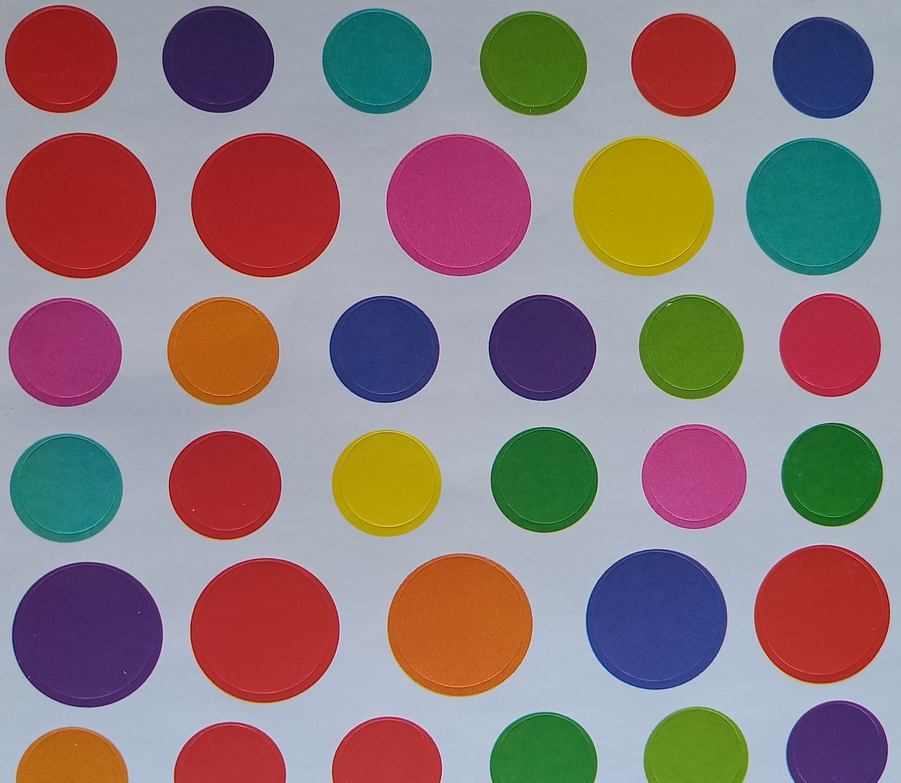
#> input picture Practica 2/Circulos.png, 901 x 783 px, shrunk from 2312 x 2010 before the run
$ jupyter execute Ejercicio_ContarCirculos.ipynb
#> lines starting #> are read from the running program, lines starting #| are printed output that depends on the picture; after the words box and inside, x2 and y2 are one past the last pixel; in counts of white or black regions, pixels touching at a corner belong together
# Ejercicio: Obtener número de elementos de una imagen

Para resolver el ejercicio hay que rellenar el código que falta en las celdas correspondientes. Responda también las preguntas del ejercicio.

## Importa las librerías opencv, numpy y matplotlib

[cell 1]
# Importa opencv
# Importa numpy
# Importa matplotlib
import cv2 as cv
import numpy as np
import matplotlib.pyplot as plt

## Lee y visualiza la imagen Circulos.png (imagen a color)

[cell 2]
# Lee imagen
imgBGR = cv.imread('Circulos.png')
#> imgBGR is the input picture: shape (783, 901, 3); mean B, G, R 126.1, 124.2, 143.7
imgRGB = cv.cvtColor(imgBGR, cv.COLOR_BGR2RGB)
# Visualiza imagen
plt.figure()
plt.title("Imagen en BGR")
plt.imshow(imgBGR)
plt.figure()
plt.title("Imagen en RGB")
plt.imshow(imgRGB)

# Selecciona un canal para segmentar los círculos y trozos de círculo

Elige qué espacio de color y canal es el más adecuado para crear una máscara de estos elementos. Prueba con los espacios de color RGB y YUV. También con el espacio de color HSV (_Hue, Saturation, Value_; Matiz, Saturación, Valor). Para cambiar de espacio de color usa la función de OpenCV [cv.cvtColor](https://docs.opencv.org/4.x/d8/d01/group__imgproc__color__conversions.html#ga397ae87e1288a81d2363b61574eb8cab). Puede resultarte útil construir una figura con la imagen a color y los tres canales, y en otra figura visualizar la máscara al segmentar con Otsu un determinado canal.

[cell 3]
# Espacio de color RGB
imgB = imgBGR[:,:,0]
imgG = imgBGR[:,:,1]
imgR = imgBGR[:,:,2]

fig, axs = plt.subplots(2, 2)
axs[0,0].imshow(imgRGB)
axs[0,0].set(title = 'Espacio de color RGB')
axs[0,1].imshow(imgR, cmap='gray')
axs[0,1].set(title = 'Canal rojo')
axs[1,0].imshow(imgG, cmap='gray')
axs[1,0].set(title = 'Canal verde')
axs[1,1].imshow(imgB, cmap='gray')
axs[1,1].set(title = 'Canal azul')
fig.tight_layout()

[cell 4]
#El canal donde se ven mejor todos los circulos es el azul
canal_RGB = imgB # Canal a segmentar
ret_RGB,mask_RGB = cv.threshold(canal_RGB,0,255,cv.THRESH_BINARY+cv.THRESH_OTSU) # Segmentación de Otsu
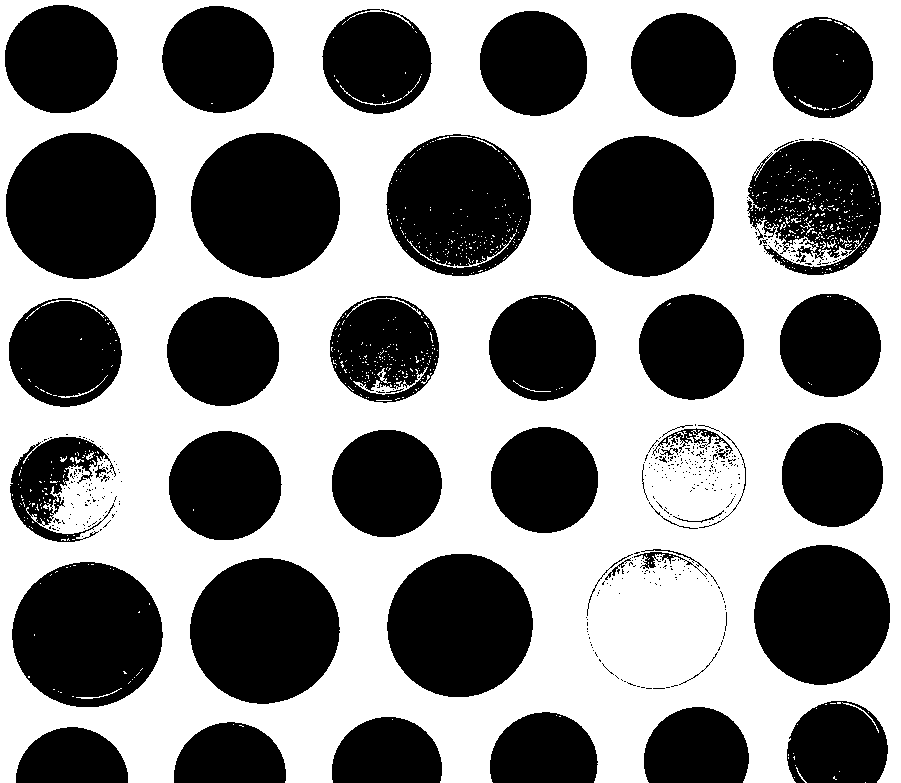
#> mask_RGB: shape (783, 901); 53.5% white; 437 black regions (382 under 20 px), largest, box (x1, y1, x2, y2) and area: (6, 133, 156, 279) 17299, (190, 558, 340, 704) 17051, (12, 562, 163, 707) 17021
#> ret_RGB = 121
plt.imshow(mask_RGB, cmap='gray')

[cell 5]
# Espacio de color YUV
imgYUV = cv.cvtColor(imgBGR, cv.COLOR_BGR2YUV)
#> imgYUV: shape (783, 901, 3); mean of channels 0, 1, 2 130.2, 126, 139.8
imgY = imgYUV[:,:,0] #Luminancia de la imagen
imgU = imgYUV[:,:,1] #Crominancia azul - diferencia
imgV = imgYUV[:,:,2] #Crominancia rojo - diferencia

fig, axs = plt.subplots(2, 2)
axs[0,0].imshow(imgYUV)
axs[0,0].set(title = 'Espacio de color YUV')
axs[0,1].imshow(imgY, cmap='gray')
axs[0,1].set(title = 'Canal Y-Luma')
axs[1,0].imshow(imgU, cmap='gray')
axs[1,0].set(title = 'Canal Croma U')
axs[1,1].imshow(imgV, cmap='gray')
axs[1,1].set(title = 'Canal Croma V')
fig.tight_layout()

[cell 6]
#El canal donde mejor se aprecian los circulos es el Y
canal_YUV = imgYUV[:,:,0] # Canal a segmentar
ret_YUB,mask_YUV = cv.threshold(canal_YUV,0,255,cv.THRESH_BINARY+cv.THRESH_OTSU) # Segmentación de Otsu
#> mask_YUV: shape (783, 901); 52.7% white; 82 black regions (45 under 20 px), largest, box (x1, y1, x2, y2) and area: (12, 562, 163, 708) 17289, (6, 133, 156, 279) 17242, (190, 558, 340, 703) 16968
#> ret_YUB = 127
plt.imshow(mask_YUV, cmap='gray')

[cell 7]
# Espacio de color HSV
imgHSV = cv.cvtColor(imgBGR, cv.COLOR_BGR2HSV)
#> imgHSV: shape (783, 901, 3); mean H, S, V 90.6, 110.5, 167.4
imgH = imgHSV[:,:,0] #Matiz
imgS = imgHSV[:,:,1] #Saturacion
imgV_HSV = imgHSV[:,:,2] #Valor de brillo

fig, axs = plt.subplots(2, 2)
axs[0,0].imshow(imgHSV)
axs[0,0].set(title = 'Espacio de color HSV')
axs[0,1].imshow(imgH, cmap='gray')
axs[0,1].set(title = 'Canal Matiz')
axs[1,0].imshow(imgS, cmap='gray')
axs[1,0].set(title = 'Canal Saturación')
axs[1,1].imshow(imgV_HSV, cmap='gray')
axs[1,1].set(title = 'Canal Valor')
fig.tight_layout()

[cell 8]
#El canal donde mejor se aprecian los circulos es el de saturacion
canal_HSV = imgHSV[:,:,1] # Canal a segmentar
ret_HSV,mask_HSV = cv.threshold(canal_HSV,0,255,cv.THRESH_BINARY+cv.THRESH_OTSU) # Segmentación de Otsu
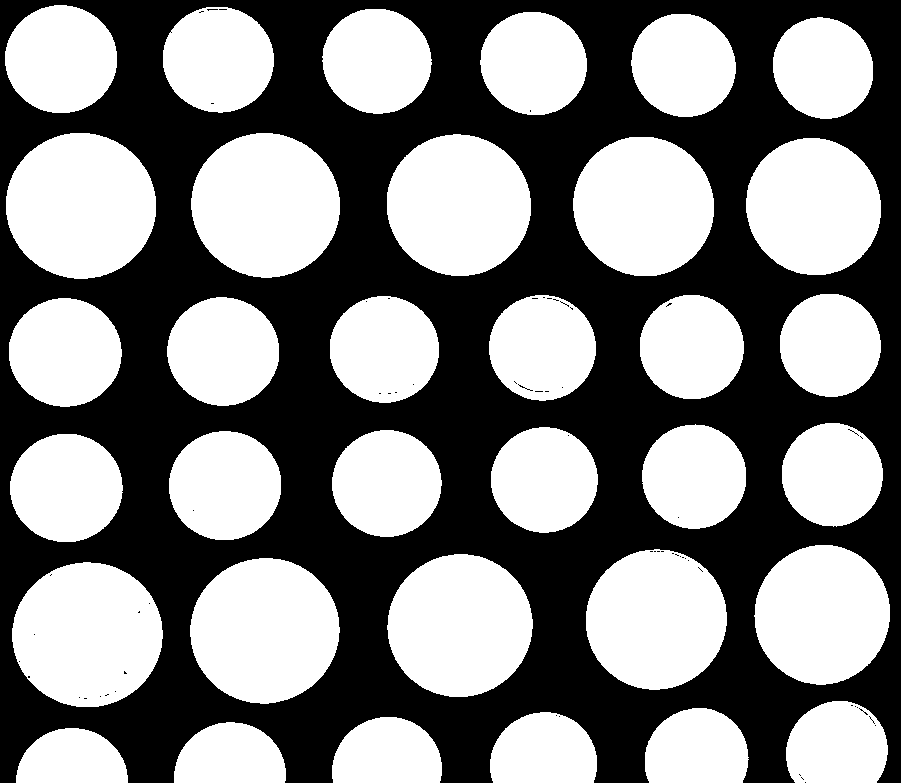
#> mask_HSV: shape (783, 901); 50.8% white; 63 black regions (62 under 20 px), largest, box (x1, y1, x2, y2) and area: (0, 0, 901, 783) 347192
#> ret_HSV = 109
plt.imshow(mask_HSV, cmap='gray')

**¿Qué canal da mejores resultados?**

Para los siguientes apartados hay que ejecutar la celda con el canal elegido para que la variable _mask_ sea correcta.

## Obtén el número de elementos

Para realizar este procesado vamos a utilizar la función de opencv [_connectedComponentsWithStats_](https://docs.opencv.org/4.x/d3/dc0/group__imgproc__shape.html#ga107a78bf7cd25dec05fb4dfc5c9e765f). Esta función permite etiquetar con la misma etiqueta los píxeles contiguos con el mismo valor.

_Connectivity=8_ permite conectar píxeles en horizontal, vertical y diagonal.

[cell 9]
n_labels_RGB, labels_RGB, stats_RGB, centroids_RGB = cv.connectedComponentsWithStats(mask_RGB, connectivity=8)
#> labels_RGB: shape (783, 901) int32; 812 distinct labels, from 0 to 811
#> n_labels_RGB = 812; stats_RGB = 812 rows, first 6: [5, 5, 885, 778, 328228], [0, 0, 901, 783, 373762], [819, 19, 13, 2, 17], [342, 21, 4, 4, 4], [834, 21, 9, 4, 14], [796, 24, 6, 4, 9]; centroids_RGB = 812 pairs, first value 12 to 878, second value 19.29 to 782
n_labels_YUV, labels_YUV, stats_YUV, centroids_YUV = cv.connectedComponentsWithStats(mask_YUV, connectivity=8)
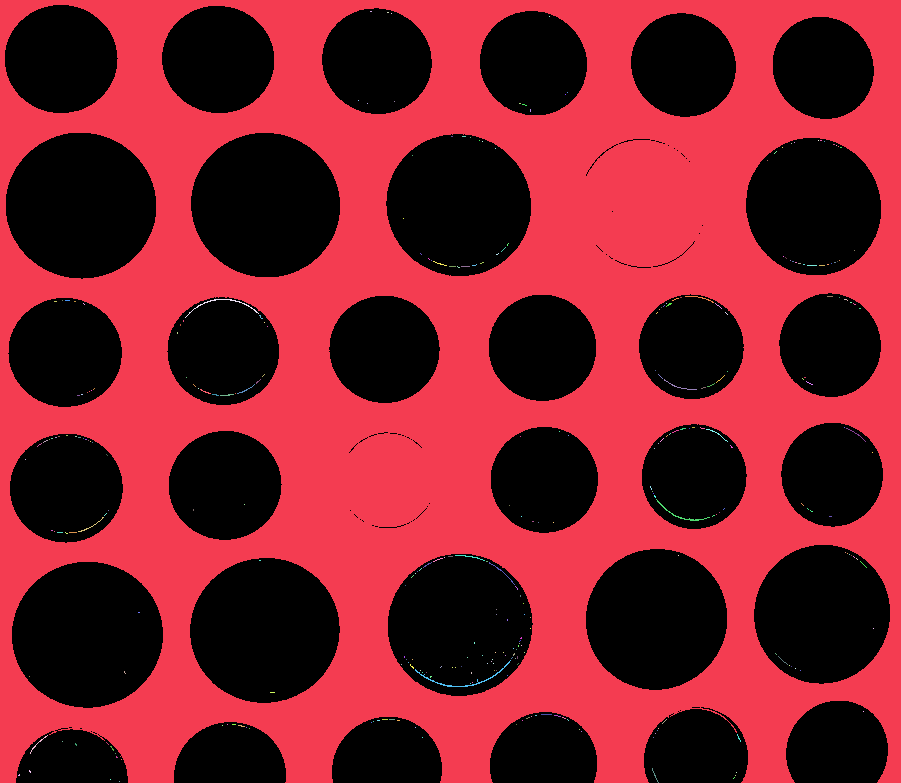
#> labels_YUV: shape (783, 901) int32; 311 distinct labels, from 0 to 310; one colour per label, 0 black
#> n_labels_YUV = 311; stats_YUV = 311 rows, first 6: [5, 5, 885, 778, 333721], [0, 0, 901, 783, 370409], [370, 11, 2, 1, 2], [387, 12, 2, 1, 2], [391, 13, 1, 1, 1], [549, 16, 1, 1, 1]; centroids_YUV = 311 pairs, first value 18.67 to 873, second value 11 to 781
n_labels_HSV, labels_HSV, stats_HSV, centroids_HSV = cv.connectedComponentsWithStats(mask_HSV, connectivity=8)
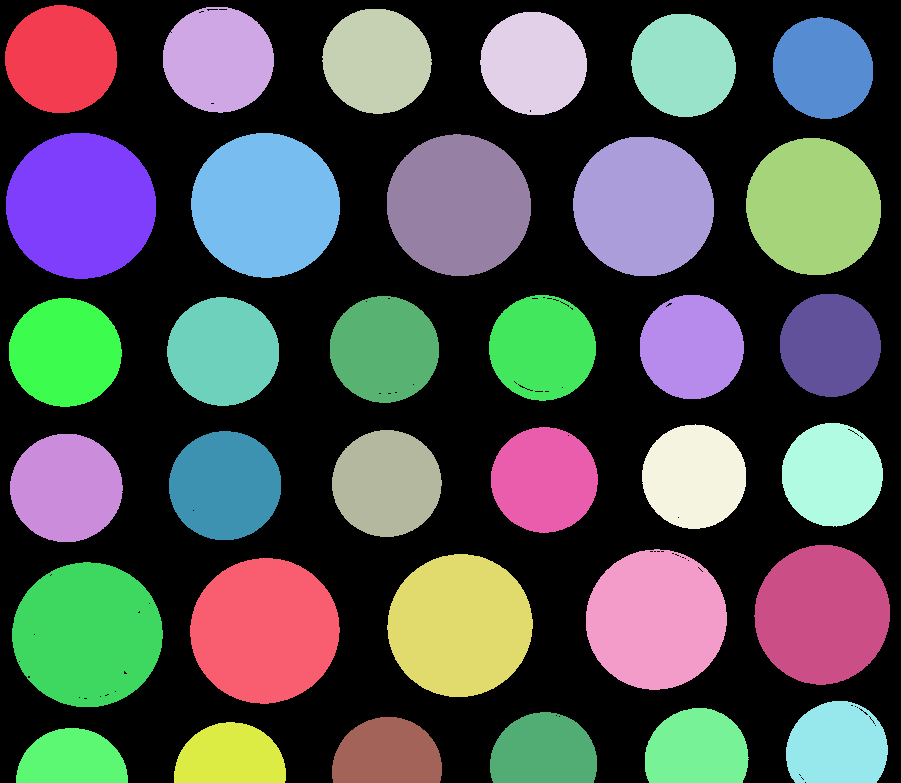
#> labels_HSV: shape (783, 901) int32; 35 distinct labels, from 0 to 34; one colour per label, 0 black
#> n_labels_HSV = 35; stats_HSV = 35 rows, first 6: [0, 0, 901, 783, 347413], [5, 5, 112, 108, 9521], [163, 7, 111, 106, 9237], [322, 9, 110, 105, 9011], [480, 12, 107, 103, 8666], [631, 14, 105, 103, 8470]; centroids_HSV = 35 pairs, first value 60.61 to 836.7, second value 58.69 to 759.1

**¿Qué significan las variables que devuelve esta función?**
* n_labels: numero de componentes detectados por el algoritmo
* labels: etiqueta con un entero cada componente con el pixel
* stats: estadisticas de cada componente, incluyendo areas no conectadas a ningun componente
* centroids: matriz que contiene las coordenadas x,y de cada componente

Utiliza la función de OpenCV [_putText_](https://docs.opencv.org/4.x/d6/d6e/group__imgproc__draw.html#ga5126f47f883d730f633d74f07456c576) para escribir la etiqueta de cada elemento (en amarillo) en la imagen RGB. Los valores de las siguientes variables de entrada de esta función serían:
* fontFace: cv.FONT_HERSHEY_SIMPLEX
* fontScale: 2
* thickness: 5

Importante:
* La función _putText_ sobreescribe la imagen. Así que es conveniente crear al principio una nueva variable que sea una copia de la imagen RGB.
* Las coordenadas de dónde colocar el texto deben ser de tipo int64.
* En síntesis aditiva el amarillo se consigue con rojo y verde.

[cell 10]
#MÁSCARA CORRECTA - HSV#

imgRGB_etiquetada_HSV = imgHSV
centroidsInt_HSV = np.int64(centroids_HSV)
#> centroidsInt_HSV = 35 pairs, first value 60 to 836, second value 58 to 759
# Introducir dos líneas de código para realizar un bucle que añada la etiqueta de cada elemento en la imagen RGB
for index in range(0,n_labels_HSV):
    imgRGB_etiquetada_HSV = cv.putText(imgRGB_etiquetada_HSV, str(index), (centroidsInt_HSV[index,0],centroidsInt_HSV[index,1]), cv.FONT_HERSHEY_SIMPLEX, 2, (255,255,0), 5)
#> imgRGB_etiquetada_HSV: shape (783, 901, 3); mean H, S, V 100, 117.4, 158.3
plt.figure()
plt.title("Etiquetas con HSV")
plt.imshow(imgRGB_etiquetada_HSV)

#MÁSCARAS INCORRECTAS - RGB Y YUV#
imgRGB_etiquetada_RGB = imgRGB
centroidsInt_RGB = np.int64(centroids_RGB)
#> centroidsInt_RGB = 812 pairs, first value 12 to 878, second value 19 to 782
# Introducir dos líneas de código para realizar un bucle que añada la etiqueta de cada elemento en la imagen RGB
for index in range(0,n_labels_RGB):
    imgRGB_etiquetada_RGB = cv.putText(imgRGB_etiquetada_RGB, str(index), (centroidsInt_RGB[index,0],centroidsInt_RGB[index,1]), cv.FONT_HERSHEY_SIMPLEX, 2, (255,255,0), 5)
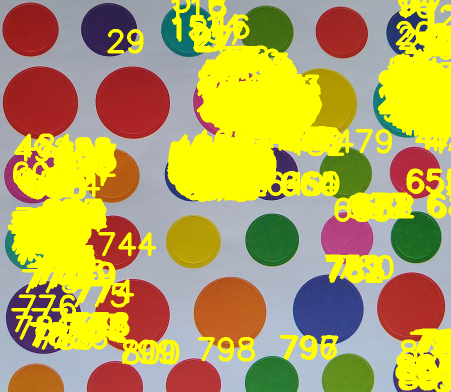
#> imgRGB_etiquetada_RGB: shape (783, 901, 3) (shown at 1/2 size); mean R, G, B 181.2, 164.3, 83
plt.figure()
plt.title("Etiquetas con RGB - incorrecto")
plt.imshow(imgRGB_etiquetada_RGB)

imgRGB_etiquetada_YUV = imgYUV
centroidsInt_YUV = np.int64(centroids_YUV)
#> centroidsInt_YUV = 311 pairs, first value 18 to 873, second value 11 to 781
# Introducir dos líneas de código para realizar un bucle que añada la etiqueta de cada elemento en la imagen RGB
for index in range(0,n_labels_YUV):
    imgRGB_etiquetada_YUV = cv.putText(imgRGB_etiquetada_YUV, str(index), (centroidsInt_YUV[index,0],centroidsInt_YUV[index,1]), cv.FONT_HERSHEY_SIMPLEX, 2, (255,255,0), 5)
#> imgRGB_etiquetada_YUV: shape (783, 901, 3); mean of channels 0, 1, 2 167.1, 167.2, 96.1
plt.figure()
plt.title("Etiquetas con YUV - incorrecto")
plt.imshow(imgRGB_etiquetada_YUV)

**¿Qué representa la región con la etiqueta 0?**
La región con la etiqueta 0 representa el fondo

**¿Cuántos círculos o trozos de círculos tiene la imagen?**
Gracias al espacio de color HSV se consiguen distinguir 34 círculos.

## Transformada de distancia

Calcula la transformada de distancia de la máscara obtenida con la función de OpenCV [_distanceTransform_](https://docs.opencv.org/4.x/d7/d1b/group__imgproc__misc.html#ga8a0b7fdfcb7a13dde018988ba3a43042). Los parámetros de esta función serían los siguientes:
* distanceType: cv.DIST_L2
* maskSize: cv.DIST_MASK_PRECISE

Dibuja el array numpy con las distancias calculadas

[cell 11]
#Para la transformada de la distancia hay que utilizar la mascara obtenida con OTSU
distancias = cv.distanceTransform(mask_HSV,cv.DIST_L2,cv.DIST_MASK_PRECISE)
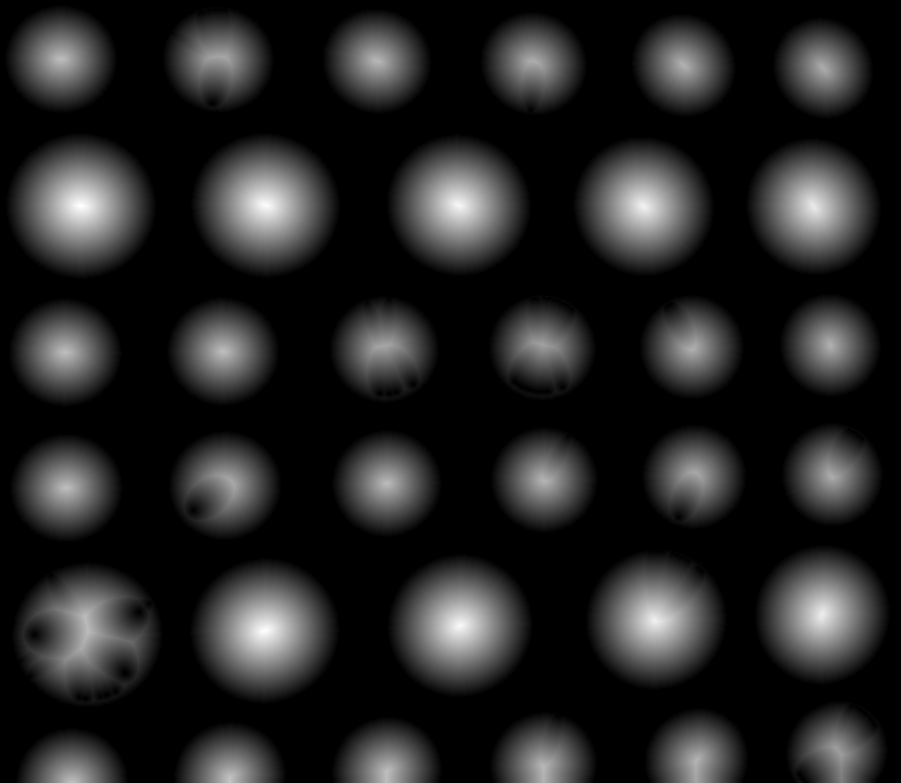
#> distancias: shape (783, 901) float32; min 0, max 72.69, mean 10.3; drawn with min black and max white
distancias_normalizadas = cv.normalize(distancias, None, 0, 1, cv.NORM_MINMAX)

plt.figure()
plt.title("Distancias a color")
plt.imshow(distancias)
plt.figure()
plt.title("Distancias en escala de grises")
plt.imshow(distancias, cmap="gray")

#Preguntar por qué en internet sugiere normalizar si la imagen se ve aparentemente igual
plt.figure()
plt.title("Distancias normalizadas")
plt.imshow(distancias_normalizadas)
